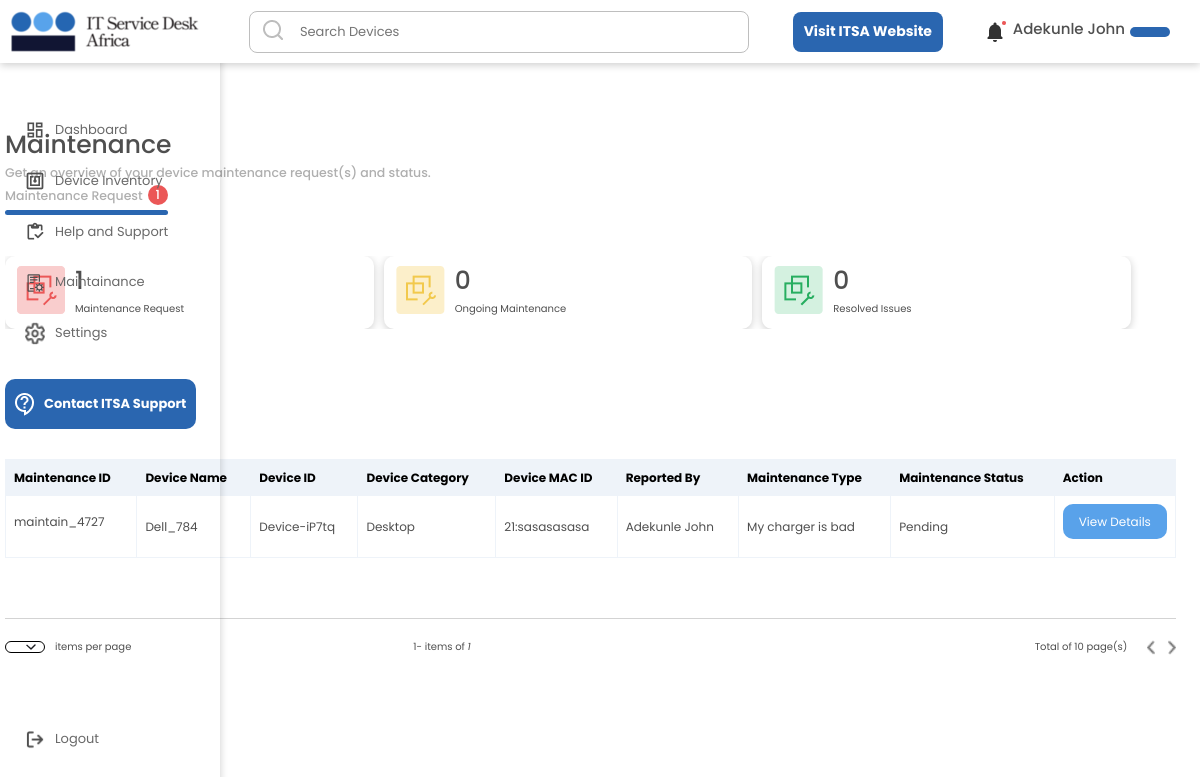
Before: /staff/staffmaintenancerequests/ (signed in) with the older database file.
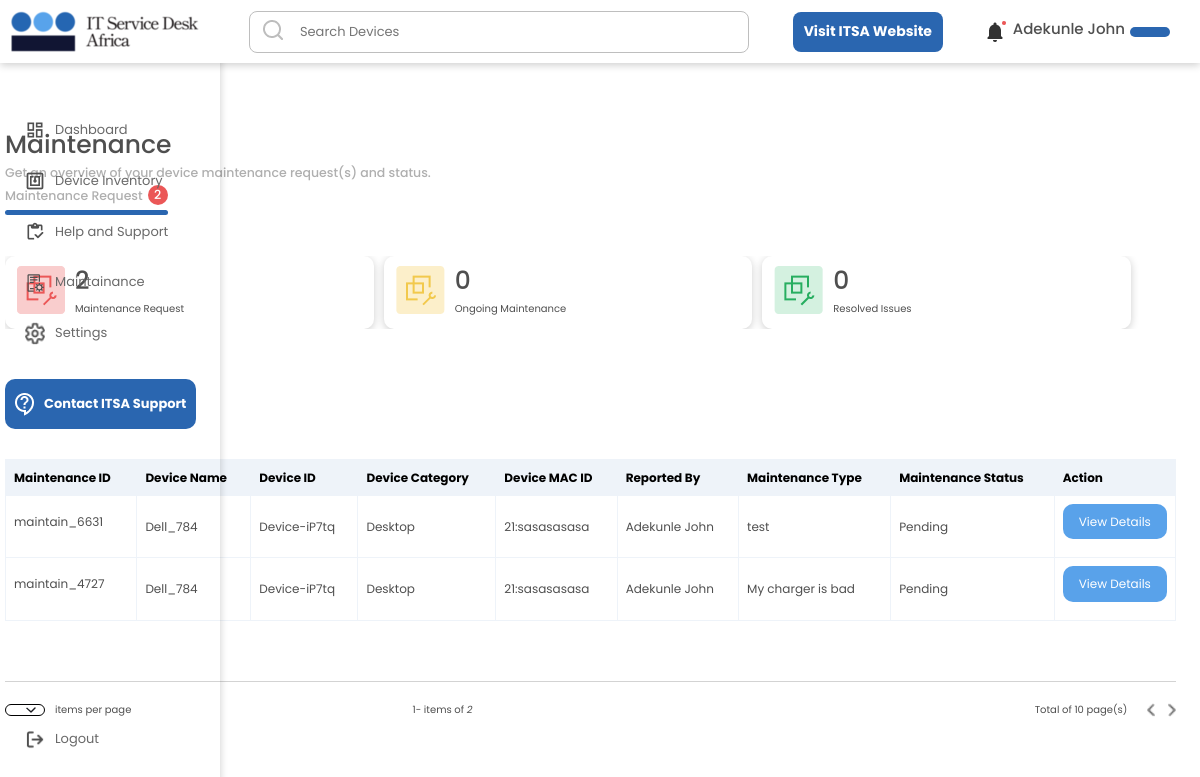
After: the same page with the newer database file.
### userarea/models.py (models this page shows, shortened)
class MaintenanceRequest(models.Model):
    user = models.ForeignKey(User, null=True, on_delete=models.CASCADE)
    MaintainDeviceName = models.CharField(max_length= 300, null=True, blank = True)
    MaintainDeviceType = models.CharField(max_length= 300, null=True, blank = True)
    MaintainDeviceUserDepartment = models.CharField(max_length= 300, null=True, blank = True)
    MaintainDeviceID = models.CharField(max_length= 300, null=True, blank = True)
    MaintainDeviceIP = models.CharField(max_length= 300, null=True, blank = True)
    MaintainDeviceMAC_ID = models.CharField(max_length= 300, null=True, blank = True)
    MaintainType = models.CharField(max_length= 300, null=True, blank = True)
    MaintainDeviceCategory = models.CharField(max_length= 300, null=True, blank = True)
    MaintainDeviceLocation = models.CharField(max_length= 300, null=True, blank = True)
    MaintainStatus = models.CharField(max_length= 300,choices = MAINTAINANCE_STATUS_CHOICE, default = 'Pending', null=True, blank = True)
    MaintainDeviceUserID = models.CharField(max_length= 300, null=True, blank = True)
    MaintainRequesterEmailAddress = models.EmailField(max_length= 300, null=True, blank = True)
    CompanyUniqueCode = models.EmailField(max_length= 300, null=True, blank = True)
    MaintainRequester = models.CharField(max_length= 300, null=True, blank = True)
    MaintainRequestID = models.CharField(max_length= 300, null=True, blank = True)
    MaintainRequestDescription = models.CharField(max_length= 30000, null=True, blank = True)
    currentMonth = models.CharField(max_length= 3000, null=True, blank = True)
    created_at = models.DateTimeField(auto_now_add=True)
    edited_at = models.DateTimeField(auto_now=True)
    class Meta:
        ordering = ['-edited_at', '-created_at']

### staffapp/views.py (the view)
# urls.py: path('staffmaintenancerequests/', views.StaffMaintainance, name="StaffMaintainance"),
@login_required(login_url='StaffLogin')
def StaffMaintainance(request):
    if request.method == 'GET' and 'requesttoviewdetails' in request.GET:
        requesttoviewdetailsMain = request.GET['requesttoviewdetails']
        currentDevice = MaintenanceRequest.objects.filter(MaintainRequestID = requesttoviewdetailsMain)
        return redirect('MaintainanceDetails', name = requesttoviewdetailsMain )
    if request.method == 'GET' and 'idforeditmain' in request.GET:
        idforedit = request.GET['idforeditmain']
        currentDevice = MaintenanceRequest.objects.get(MaintainRequestID = idforedit).MaintainRequestID
        return redirect('EditMaintenenceRequest', name = currentDevice )
    allMaintains = MaintenanceRequest.objects.filter(user = request.user)
    allMaintainsCount = allMaintains.count()
    allUsers = User.objects.all()
    allCompletedRequests = MaintenanceRequest.objects.filter(Q(MaintainStatus = 'Completed') & Q(user = request.user))
    allCompletedRequestsCount = allCompletedRequests.count()
    allCanceledRequests = MaintenanceRequest.objects.filter(Q(MaintainStatus = 'Canceled') & Q(user = request.user))
    allCanceledRequestsCount = allCanceledRequests.count()
    allOngoingRequests = MaintenanceRequest.objects.filter(Q(MaintainStatus = 'Ongoing') & Q(user = request.user))
    allOngoingRequestsCount = allOngoingRequests.count()
    context = {'allOngoingRequestsCount':allOngoingRequestsCount, 'allCompletedRequestsCount':allCompletedRequestsCount,
    'allCanceledRequestsCount':allCanceledRequestsCount, 'allUsers':allUsers,
    'allMaintains':allMaintains, 'allMaintainsCount':allMaintainsCount}
    return render(request, 'staffapp/staffmaintainance.html', context)

### staffapp/templates/staffapp/staffmaintainance.html (shortened to what this page needs)
{% include 'staffgeneral.html' %}
{% load static %}
{% block content %}
<!DOCTYPE html>
<html lang="en">
	<head>
		<link rel="stylesheet" href={% static 'dashboard/css/style.css' %} />
		<link rel="stylesheet" href={% static 'inventory/css/style.css' %} />
		<link rel="stylesheet" href={% static 'maintenance/css/style.css' %} />
		<link href="https://unpkg.com/aos@2.3.1/dist/aos.css" rel="stylesheet">
	</head>
	<body class='body'>
		<div class='main'>
            <h1>Maintenance</h1>
			<div class='subIntroSection'>
				<div>
					<h5>
						Get an overview of your device maintenance request(s) and status.
					</h5>
				</div>
				<div class='MaintenanceSelectSection'>
					<h5>
						<div class='MaintenanceSelectSectionInner'>
							Maintenance Request
							<div class='maintainRequestCount'>
								<p>{{allMaintainsCount}}</p>
							</div>
						</div>
						<div class='maintainRequestLine maintainLine'></div>
					</h5>
				</div>
			</div>
			<div>
				<div class='maintainReqMainOut'>
					<div class='maintainReqMain'>
						<div>
						</div>
						<div>
							<h1 class='maintenanceReqeustCount'>{{ allMaintainsCount }}</h1>
							<p>Maintenance Request</p>
						</div>
					</div>
					<div class='maintainReqMain'>
						<div>
							<img src={% static 'maintenance/img/yellow.png' %} />
						</div>
						<div>
							<h1>{{ allOngoingRequestsCount }}</h1>
							<p>Ongoing Maintenance</p>
						</div>
					</div>
					<div class='maintainReqMain'>
						<div>
							<img src={% static 'maintenance/img/green.png' %} />
						</div>
						<div>
							<h1>{{ allCompletedRequestsCount }}</h1>
							<p>Resolved Issues</p>
						</div>
					</div>
				</div>
			</div>
			<div>
			<div class='deviceinventorymaintop'>
				<div class='searchsidebtns'>
					<div class='scannetworkbtn'>
						<button>
							<img src={% static 'maintenance/img/support.png' %} />
							<p>Contact ITSA Support</p>
						</button>
					</div>
				</div>
			</div>
			</div>
			<div>
				<table  id="paginated-list" >
					<tr>
						<th>Maintenance ID</th>
						<th>Device Name</th>
						<th>Device ID</th>
						<th>Device Category</th>
						<th>Device MAC ID</th>
						<th>Reported By</th>
						<th>Maintenance Type</th>
						<th>Maintenance Status</th>
						<th>Action</th>
					</tr>
					{% for allMaintains in allMaintains %}
					<div class='item'>
						<tr class='item'>
							<td class='maintainName'>
								<p>{{ allMaintains.MaintainRequestID }}</p>
							</td>
							<td>{{ allMaintains.MaintainDeviceName }}</td>
							<td>{{ allMaintains.MaintainDeviceID }}</td>
							<td>{{ allMaintains.MaintainDeviceCategory }}</td>
							<td>{{ allMaintains.MaintainDeviceMAC_ID }}</td>
							<td>{{ allMaintains.MaintainRequester }}</td>
							<td>{{ allMaintains.MaintainType }}</td>
							<td class={{ allMaintains.MaintainStatus }}>{{ allMaintains.MaintainStatus }}</td>
							<td class='downarrow'>
								<a href= /staff/staffmaintenancdetail/{{ allMaintains.MaintainRequestID }}/ >
									<p class='viewdetails'>View Details</p>
								</a>
							</td>
						</tr>
					</div>
					{% endfor %}
				</table>
				<hr/>
				<div class='pagesdetailsseection'>
					<div class='perpagecount'>
						<div>
							<div class='selectedNumber'>
								<img src={% static 'inventory/img/selectnav.png' %} />
							</div>
						</div>
						<div>
							<p>items per page</p>
						</div>
					</div>
					<div class='perpagecount2'>
						1- items of <i>{{ allMaintainsCount }}</i>
					</div>
					<div class='pages'>
						<div>Total of <span class='pageNumberCount'>10</span> page(s)</div>
						<div class='navigation'>
							<img class='navLeft' id='prev-button' src={% static 'inventory/img/left.png' %} />
							<img id="next-button" src={% static 'inventory/img/right.png' %} />
						</div>
					</div>
				</div>
			</div>
        </div>
    </body>
</html>
{% endblock content %}

### staffapp/templates/staffgeneral.html (shortened to what this page needs)
{% load static %}
<!DOCTYPE html>
<html lang="en">
	<head>
		<link rel="stylesheet" href="https://maxcdn.bootstrapcdn.com/bootstrap/3.4.1/css/bootstrap.min.css">
		<link rel="stylesheet" href={% static 'staffgeneral/css/style.css' %} />
		<link href="https://cdnjs.cloudflare.com/ajax/libs/mdb-ui-kit/6.1.0/mdb.min.css" rel="stylesheet" />
		<link href="https://unpkg.com/aos@2.3.1/dist/aos.css" rel="stylesheet">
	</head>
	<body>
        {% include 'staffnavbar.html' %}{% block content %}{% endblock content %}
    </body>
    </html>

### staffapp/templates/staffnavbar.html (shortened to what this page needs)
{% load static %}
{% block content %}
<body>
    <nav>
        <div>
            <img src={% static 'general/img/itsalogopng1.png' %} />
        </div>
        <div class='search'>
            <form method='GET' action="{% url 'StaffSearchresult' %}">
                <input type='text' name='q' placeholder='Search Devices' />
            </form>
            <img class='searchIcon' src={% static 'general/img/searchicon.png' %} />
        </div>
        <div class='navBtn'>
            <button>
                <p>Visit ITSA Website</p>
            </button>
        </div>
        <div class='notifysection'>
            <div class='notifyout' >
                <img class='notify' src={% static 'general/img/notify.png' %} />
                <img class='notifyactive' src={% static 'general/img/notify-active.png' %} />
            </div>
            <div class='notifysectioninner'>
                {% if request.identity_context_data.authenticated %}
                    <h4>{{ request.identity_context_data.username }}</h4>
                {% else %}
                    <h4>{{ request.user.last_name }}</h4>
                {% endif %}
                <div class='profileimgsectiontext'>
                </div>
            </div>
        </div>
    </nav>
    <div class='sidebarsection'>
        <a href={% url 'StaffDashboard' %}>
            <div class='sidebar dashboard'>
                <img src={% static 'dashboard/img/dashboard.png' %} />
                <p>Dashboard</p>
            </div>
        <a href={% url 'StaffDeviceInventory' %}>
            <div class='sidebar deviceinventory '>
                <img src={% static 'general/img/device.png' %} />
                <p>Device Inventory</p>
            </div>
        <a href={% url 'StaffSolution' %}>
            <div class='sidebar support'>
                <img src={% static 'general/img/help.png' %} />
                <p>Help and Support</p>
            </div>
        <a href={% url 'StaffMaintainance' %}>
            <div class='sidebar maintain'>
                <img src={% static 'general/img/maintainance.png' %} />
                <p>Maintainance</p>
            </div>
        <a href={% url 'StaffSetting' %}>
            <div class='sidebar settings'>
                <img src={% static 'general/img/settings.png' %} />
                <p>Settings</p>
            </div>
            <div class='sidebar logout'>
                <img src={% static 'general/img/logout.png' %} />
                <p>Logout</p>
            </div>
    </div>
</body>
{% endblock content %}

### static/staffgeneral/css/style.css (style rules this page uses)
* { box-sizing: border-box; margin: 0; padding: 0; font-family: 'Poppins', sans-serif; }
nav { background-color: white; padding: 5px; display: flex; justify-content: space-between; align-items: center; font-size: 1.3rem; box-shadow: 0 2px 8px 0 rgba(0, 0, 0, 0.2); position: fixed; width: 100vw; z-index: 3; }
.notifysectioninner { cursor: pointer; }
.notifysection { display: flex; align-items: center; justify-content: space-between; }
.notifysection img { margin-right: 10px; }
.notifysectioninner { align-items: center; display: flex; padding-right: 20px; }
.profileimgsectiontext { width: 40px; font-size: 1rem; background-color:#2A66B0; color: white; margin: 5px; padding-top: 5px; text-align: center; border-radius: 40px; }
.search input { display: flex; align-items: center; border: solid rgb(190, 190, 190) 1px; border-radius: 8px; width: 500px; position: relative; height: 40px; padding: 20px; padding-left: 50px; background-color: transparent; }
.searchIcon { position: absolute; top: 18px; padding-left: 7px; }
.search img { margin-right: 5px; margin-left: 5px; }
nav button { background-color: #2A66B0; border: none; color: white; align-items: center; width: 150px; font-size: 1.4rem; height: 40px; padding: 8px 5px 5px 5px; border-radius: 8px; font-weight: bold; }
.notifyout { position: relative; }
.notifyactive { position: absolute; right: -3px; }
.sidebarsection { padding-top: 100px; padding-left: 20px; height: 100vh; width: 220px; position: fixed; box-shadow: 0 2px 8px 0 rgba(0, 0, 0, 0.2); z-index: 2; color: black; }
.sidebar { display: flex; align-items: center; margin-top: 10px; transition: 0.2s ease-in-out; cursor: pointer; width: 95%; padding: 0px 5px; border-radius: 8px; color: rgb(105, 105, 105); }
.sidebar img { margin-right: 10px; width: 20px; }
.sidebar p { margin-top: 10px; font-size: 1.3rem; }
.logout { position: absolute; bottom: 40px; width: 85%; }

### static/dashboard/css/style.css (style rules this page uses)
* { box-sizing: border-box; margin: 0; padding: 0; font-family: 'Poppins', sans-serif; }
body { overflow-x: hidden; }
.main { padding-top: 100px; padding-left: 240px; }
.main h5 { color: rgb(175, 175, 175); }
.scannetworkbtn button { background-color: white; border: #2A66B0 solid 1px; color:#2A66B0; }
.deviceinventorymaintop { display: grid; grid-template-columns: 42% 68.5%; justify-content: space-between; margin-right: 110px; align-items: center; }
.search img { margin-right: 5px; margin-left: 5px; }
table td a { color: black }
table { margin-top: 30px; border: 1px solid white; width: 100%; font-size: 1.2rem; margin-bottom: 60px; overflow: scroll; }
td, th { border: 1px solid #EEF3F9; text-align: left; padding: 8px; }
th { border: 1px solid #EEF3F9; text-align: left; padding: 8px; color: black; }
tr:nth-child(1) { color: #4F4F4F; background-color: #EEF3F9; }
@media only screen and (max-width: 1202px) { .main { padding-top: 120px; padding-left: 5px; } }

### static/inventory/css/style.css (style rules this page uses)
* { box-sizing: border-box; margin: 0; padding: 0; font-family: Poppins; }
body { overflow-x: hidden; }
.main { padding-top: 100px; padding-left: 250px; width: 98%; }
.deviceinventorymaintop { margin-top: 50px; display: flex; align-items: center; width: 100%; }
.scannetworkbtn button { color:#2A66B0; display: flex; padding: 10px; border-radius: 10px; font-size: 1.3rem; width: 140px; font-weight: bold; height: 50px; align-items: center; border: none; justify-content: space-around; background-color: #E1E7FC; }
.scannetworkbtn button p { margin-top: 10px; }
.searchsidebtns { display: flex; }
.pagesdetailsseection { display: flex; justify-content: space-between; align-items: center; margin-bottom: 50px; }
.perpagecount { display: flex; align-items: center; }
.perpagecount p { margin-top: 10px; }
.pages { display: flex; align-items: center; }
.navigation { margin-left: 20px; }
.navLeft { margin-right: 10px; }
.navigation img { width: 8px; cursor: pointer; transition: 0.2s ease-in-out; }
.selectedNumber { border: solid 1px black; border-radius: 10px; display: flex; align-items: center; justify-content: space-around; width: 40px; margin-right: 10px; font-size: 1.2rem; margin-bottom: 0px; margin-top: 0px; padding: 2px; cursor: pointer; }
@media only screen and (max-width: 1202px) { .main { padding-top: 130px; padding-left: 5px; } }
@media only screen and (max-width: 1202px) { .searchsidebtns button { margin-left: 0px; width: 180px; height: 40px; } }
@media only screen and (max-width: 1202px) { .scannetworkbtn button p { margin-top: 10px; } }

Changed rows visible on the page:
added MaintenanceRequest: MaintainRequestID "maintain_6631", MaintainDeviceName "Dell_784", MaintainDeviceID "Device-iP7tq", MaintainDeviceCategory "Desktop", MaintainDeviceMAC_ID "21:sasasasasa", MaintainRequester "Adekunle John", MaintainType "test", MaintainStatus "Pending"
Other visible differences:
{{ allMaintainsCount }}: "1" → "2"
